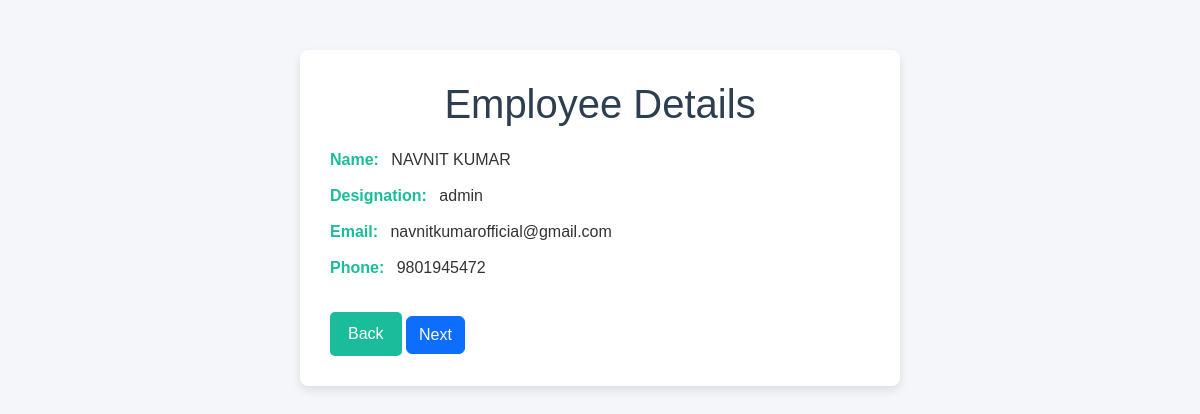
Page /blog/employee/1/ on the committed database.
### employee/models.py (models this page shows, shortened)
class Employee(models.Model):
    first_name = models.CharField(max_length=100)
    last_name = models.CharField(max_length=100)
    designation = models.CharField(max_length=100)
    email = models.CharField(max_length=100, unique=True)
    phone = models.CharField(max_length=10)
    created = models.DateTimeField(auto_now_add=True)
    updated = models.DateTimeField(auto_now=True)

### employee/views.py (the view)
# urls.py: path('<int:pk>/', views.employee_detail,),
def employee_detail(request, pk):
    employee = get_object_or_404(Employee, pk=pk)
    context = {
        'employee' : employee
    }
    return render(request, 'employee_detail.html', context)

### template/employee_detail.html (shortened to what this page needs)
{% load static %}
<!DOCTYPE html>
<html lang="en">
<head>
    <link href="https://cdn.jsdelivr.net/npm/bootstrap@5.3.2/dist/css/bootstrap.min.css" rel="stylesheet">
    <link rel="stylesheet" href="{% static 'css/employee.css' %}">
</head>
<body>
    <div class="container">
        <h1>Employee Details</h1>
        <p><strong>Name:</strong> {{ employee.first_name }} {{ employee.last_name }}</p>
        <p><strong>Designation:</strong> {{ employee.designation }}</p>
        <p><strong>Email:</strong> {{ employee.email }}</p>
        <p><strong>Phone:</strong> {{ employee.phone }}</p>
        <a href="/blog/bloghome.html" class="button">Back</a>
        <button type="button" class="btn btn-primary">Next</button>
    </div>
</body>
</html>

### mysite/static/css/employee.css (style rules this page uses)
body { font-family: Arial, Helvetica, sans-serif; background-color: #f4f6f9; margin: 0; padding: 0; color: #333; }
.container { max-width: 600px; margin: 50px auto; background: #fff; padding: 30px; border-radius: 8px; box-shadow: 0 4px 10px rgba(0,0,0,0.1); }
h1 { text-align: center; color: #2c3e50; margin-bottom: 20px; }
p { font-size: 16px; margin: 12px 0; line-height: 1.5; }
p strong { color: #1abc9c; margin-right: 8px; }
a.button { display: inline-block; margin-top: 20px; padding: 10px 18px; background-color: #1abc9c; color: #fff; text-decoration: none; border-radius: 5px; transition: background 0.3s ease; }

### rows in the picture
Employee: first_name "NAVNIT", last_name "KUMAR", designation "admin", email "navnitkumarofficial@gmail.com", phone "9801945472"
